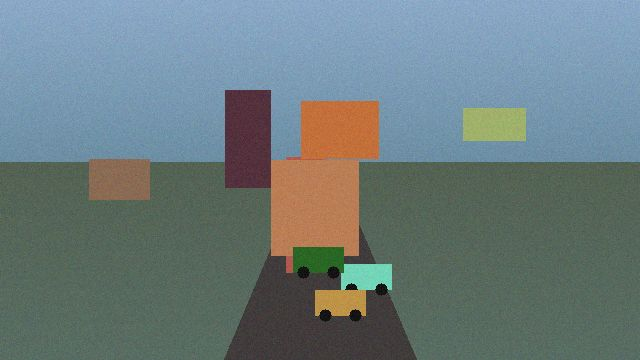
#> input picture backend/app/models_custom/samples/sample_1.jpg, 640 x 360 px; its folder holds only this picture in this run
$ python -i speed.py   (imports and definitions only)
#> lines starting #> are read from the running program, lines starting #| are printed output that depends on the picture
"""
Vehicle speed estimation from a moving drone.
=============================================

Geometry, not a learned model. That is a feature: the result can be explained,
audited, and checked against a second independent measurement - which matters
the moment anyone says the word "enforcement".

THE PROBLEM
    The camera is bolted to an airframe that tilts in order to translate, so
    a vehicle's apparent motion is its real motion plus the drone's. Removing
    the drone's contribution is the entire job.

WHY NOT USE THE IMU
    Because it is aliased. Attitude arrives at 4 Hz over the RF telemetry link
    (telemetry/manager.py: set_rate_attitude_euler at 4.0 when serial) while
    video runs at 30 fps, and the airframe oscillates faster than 4 Hz. The
    per-frame camera orientation simply is not in that signal, and no amount
    of interpolation puts it back.

    The consequences are not subtle. Ground range is h*cot(theta), so range
    error per degree of pitch is h/sin^2(theta): at 50 m and a shallow 20 deg
    depression that is 7.5 m per degree. A tenth of a degree of unmodelled
    jitter between two frames 33 ms apart fabricates ~27 km/h out of nothing.

WHAT IS USED INSTEAD
    The background. Static ground features give the frame-to-frame image warp
    caused by drone motion directly, measured from the pixels at full frame
    rate, needing no telemetry and no timestamp alignment. Attitude and
    altitude are then used only for slowly-varying quantities - the metric
    scale and the ground plane - where 4 Hz is entirely adequate.

ERROR BUDGET (measured, HFOV 70 deg, 1080p, 15-frame window)
    pixel jitter        <1 km/h     - a least-squares slope over 15 samples
                                      averages 1.5 px of box noise down to
                                      almost nothing. Two-frame differencing
                                      would leave several km/h.
    altitude +-1.5 m    15% at 10 m, 3% at 50 m, 1.5% at 100 m
    object ruler        ~4% flat, independent of altitude AND attitude
    -> better than 5% above about 30 m, which is inside the tolerance this
       was built for.
"""
import logging
import math
from collections import deque
from dataclasses import dataclass, field
from typing import Deque, Dict, List, Optional, Sequence, Tuple

import numpy as np

from app.vision.geometry import (
    CameraModel, CameraPose,
    resolve_scale, scale_from_altitude, scale_from_object_width,
)

logger = logging.getLogger("verocore.vision.speed")

# Sparse-flow parameters. Deliberately modest: this runs per frame on CPU
# alongside two neural networks, and a few hundred well-spread corners
# estimate a homography just as well as a few thousand clustered ones.
_MAX_CORNERS = 400
_CORNER_QUALITY = 0.01
_MIN_CORNER_DISTANCE = 12
# Below this many tracked correspondences the homography is not trustworthy -
# happens over water, fresh tarmac, or a featureless field.
_MIN_INLIERS = 12
_RANSAC_REPROJ_PX = 3.0

# A vehicle cannot accelerate from 0 to this in the time between two frames;
# anything above it is a tracker identity swap, not a fast car.
_MAX_PLAUSIBLE_KMH = 250.0

# Below this the direction of travel is noise, not a heading. A stationary
# vehicle still shows a couple of px/s of box jitter, and atan2 of jitter is a
# uniformly random compass bearing - which would then be published as fact and
# would poison the flow consensus that wrong-way detection is built on.
_MIN_HEADING_KMH = 5.0

# How far ahead the vehicle is projected in order to measure where it is going.
# Long enough that the two ground points are separated by far more than the
# projection's own error, short enough that the straight-line assumption holds.
_HEADING_LOOKAHEAD_S = 1.0


# --------------------------------------------------------------------------- #
# Ego-motion                                                                    #
# --------------------------------------------------------------------------- #

class EgoMotionTracker:
    """
    Frame-to-frame background homography.

    Corners are seeded OUTSIDE the tracked target boxes, because a vehicle's
    own features are exactly what must not contribute: include them and the
    homography partly follows the car, which is the one thing that would
    cancel the signal being measured.

    RUNS AT THE CAMERA'S NATIVE RESOLUTION.
        A downscaled path (960 wide, homography rescaled back) was measured
        once as an optimisation - 25.4ms at 1080p vs 6.1ms at 960 - and then
        deliberately reverted: the operator wants every stage running at the
        camera's actual resolution rather than trading accuracy headroom for
        frame budget. The 25.4ms/frame cost is the price of that and is
        accounted for in the per-frame budget alongside YOLO.
    """

    def __init__(self):
        self._prev_gray: Optional[np.ndarray] = None
        self._prev_pts: Optional[np.ndarray] = None
        self.last_inliers: int = 0
        self.last_ok: bool = False

    # [4 lines left out: function reset, not called in this run]

    @staticmethod
    def _background_mask(shape, exclude_boxes: Sequence[Sequence[int]]) -> np.ndarray:
        h, w = shape[:2]
        mask = np.full((h, w), 255, dtype=np.uint8)
        for box in exclude_boxes or ():
            x1, y1, x2, y2 = [int(v) for v in box]
            # Dilated by 15%: a box clips a vehicle's edges, and the corners
            # just outside it still belong to the vehicle, not the road.
            pw, ph = int((x2 - x1) * 0.15), int((y2 - y1) * 0.15)
            mask[max(0, y1 - ph):min(h, y2 + ph),
                 max(0, x1 - pw):min(w, x2 + pw)] = 0
        return mask

    def update(
        self, frame_bgr: np.ndarray, exclude_boxes: Sequence[Sequence[int]] = ()
    ) -> Optional[np.ndarray]:
        """
        3x3 homography mapping PREVIOUS frame pixels to CURRENT frame pixels,
        or None when the background could not be matched.

        None is a normal outcome, not an error: featureless ground, a hard
        exposure change, or a frame drop all produce it, and the caller must
        withhold a speed rather than assume the drone held still.
        """
        import cv2
        gray = cv2.cvtColor(frame_bgr, cv2.COLOR_BGR2GRAY)
        mask = self._background_mask(gray.shape, exclude_boxes)

        # A resolution change (stream renegotiated, source swapped) invalidates
        # the previous frame's points outright - optical flow between two
        # differently-sized pyramids is not a "few pixels off", it is a hard
        # OpenCV assertion failure, so the chain must restart rather than run.
        if self._prev_gray is not None and self._prev_gray.shape != gray.shape:
            self._prev_gray, self._prev_pts = None, None

        if self._prev_gray is None or self._prev_pts is None or len(self._prev_pts) < _MIN_INLIERS:
            self._prev_gray = gray
            self._prev_pts = cv2.goodFeaturesToTrack(
                gray, maxCorners=_MAX_CORNERS, qualityLevel=_CORNER_QUALITY,
                minDistance=_MIN_CORNER_DISTANCE, mask=mask,
            )
            self.last_ok = False
            return None

        nxt, status, _err = cv2.calcOpticalFlowPyrLK(
            self._prev_gray, gray, self._prev_pts, None,
            winSize=(21, 21), maxLevel=3,
        )
        H = None
        if nxt is not None and status is not None:
            keep = status.ravel() == 1
            src = self._prev_pts[keep].reshape(-1, 2)
            dst = nxt[keep].reshape(-1, 2)
            if len(src) >= _MIN_INLIERS:
                H, inlier_mask = cv2.findHomography(
                    src, dst, cv2.RANSAC, _RANSAC_REPROJ_PX
                )
                self.last_inliers = (
                    int(inlier_mask.sum()) if inlier_mask is not None else 0
                )
                if self.last_inliers < _MIN_INLIERS:
                    H = None

        # Re-seed every frame rather than chaining tracked points: LK drift
        # accumulates, and corner detection is cheap next to the two networks
        # already running on this frame.
        self._prev_gray = gray
        self._prev_pts = cv2.goodFeaturesToTrack(
            gray, maxCorners=_MAX_CORNERS, qualityLevel=_CORNER_QUALITY,
            minDistance=_MIN_CORNER_DISTANCE, mask=mask,
        )
        self.last_ok = H is not None
        return H


# --------------------------------------------------------------------------- #
# Per-track velocity                                                           #
# --------------------------------------------------------------------------- #

@dataclass
class SpeedReading:
    kmh: float
    error_pct: float
    reliable: bool
    scale_source: str
    samples: int
    note: str = ""
    # ── Direction of travel ──────────────────────────────────────────────
    # The velocity VECTOR was always computed here; only its magnitude was
    # ever published. Both fields below come from the same least-squares fit
    # at no extra cost, and answer questions the magnitude cannot: which way
    # is this vehicle going, and is it coming at us.
    #
    # None whenever the vehicle is too slow for its direction to mean
    # anything (see _MIN_HEADING_KMH) or the ground projection failed - a
    # guessed heading is worse than no heading, because wrong-way detection
    # is built on top of it.
    #: Compass bearing of travel in degrees, 0=North, 90=East.
    heading_deg: Optional[float] = None
    #: Rate the SLANT RANGE to the camera is shrinking, m/s. Positive means
    #: closing on the drone, negative means opening away from it.
    closing_m_s: Optional[float] = None
    #: Unit vector of travel in CURRENT-FRAME pixels, (dx, dy), y down.
    #:
    #: Carried separately from heading_deg because the two are for different
    #: consumers and neither substitutes for the other. heading_deg is a
    #: compass bearing - right for a log, a report, and comparing two vehicles.
    #: This is where the vehicle is going ON THE PICTURE, which is the only
    #: thing an arrow drawn over the video can honestly point along. Derived
    #: from the same ground projection, so it carries the perspective the raw
    #: pixel velocity would get wrong.
    screen_dir: Optional[Tuple[float, float]] = None

    # [36 lines left out: functions direction, to_dict, not called in this run]


@dataclass
class _TrackHistory:
    """Stabilised positions for one vehicle, in the coordinate frame of the
    window's first frame."""
    times: Deque[float] = field(default_factory=lambda: deque(maxlen=64))
    xs: Deque[float] = field(default_factory=lambda: deque(maxlen=64))
    ys: Deque[float] = field(default_factory=lambda: deque(maxlen=64))
    last_kmh: Optional[float] = None

    # [4 lines left out: function clear, not called in this run]


class SpeedEstimator:
    """
    Speeds for many tracks at once, from one shared ego-motion solution.

    Positions accumulate in a STABILISED frame: each new frame's homography is
    composed into a cumulative transform back to the window's first frame, and
    every target position is mapped through its inverse. Drone motion then
    lives entirely in the transform, and what remains in the stabilised
    coordinates is the vehicle's own motion.

    Cumulative homographies drift, which is precisely why the window is short
    (~0.5 s). Over 15 frames the drift is far below the tracker's own box
    noise; over 10 seconds it would dominate.
    """

    # [10 lines left out: functions __init__, reset, not called in this run]

    def forget(self, track_ids: Sequence[int]) -> None:
        for tid in track_ids:
            self._tracks.pop(tid, None)

    # ---------------------------------------------------------------- #

    # [227 lines left out: functions update, _fit, _bearing, not called in this run]

>>> import cv2
>>> picture = cv2.imread('../models_custom/samples/sample_1.jpg')
#> picture is the input picture: shape (360, 640, 3); mean B, G, R 124.8, 123.6, 107.8
>>> result = EgoMotionTracker().update(picture)
#> in update, `gray = cv2.cvtColor(frame_bgr, cv2.COLOR_BGR2GRAY)`:
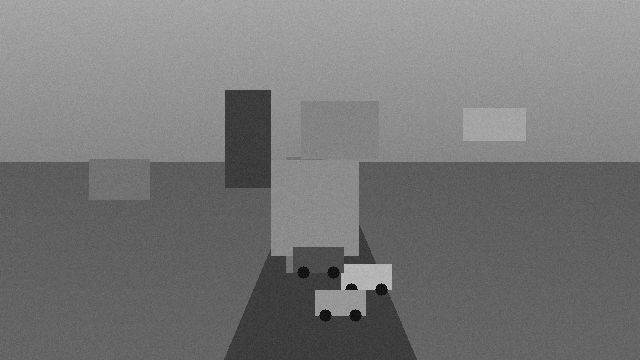
#> gray: shape (360, 640); min 0, max 202, mean 119
#> in update, `self._prev_pts = cv2.goodFeaturesToTrack( gray, maxCorners=_MAX_CORNER..`: self._prev_pts = 46 rows, first 8: [356, 289], [344, 264], [374, 289], [340, 289], [365, 315], [316, 314], [348, 314], [388, 290]

$ run again, on backend/app/models_custom/samples/sample_2.jpg
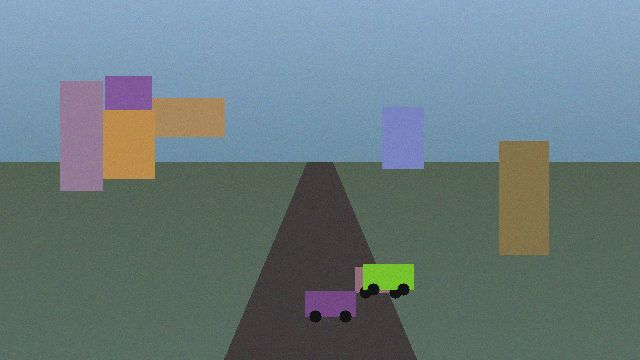
#> input picture backend/app/models_custom/samples/sample_2.jpg, 640 x 360 px
#> picture is the input picture: shape (360, 640, 3); mean B, G, R 126.1, 122.4, 105.3
#> in update, `gray = cv2.cvtColor(frame_bgr, cv2.COLOR_BGR2GRAY)`:
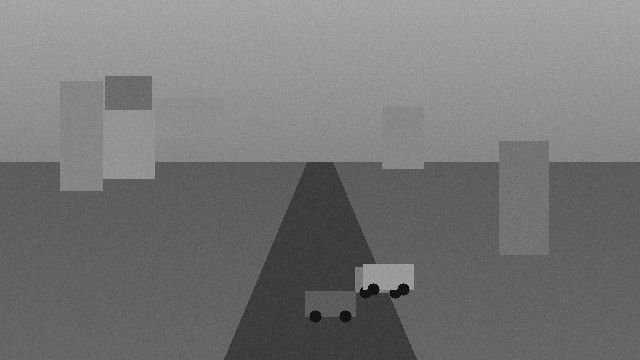
#> gray: shape (360, 640); min 1, max 176, mean 117.7
#> self._prev_pts = 73 rows, first 8: [363, 289], [396, 288], [363, 264], [380, 292], [408, 286], [413, 264], [154, 178], [424, 162]

$ run again, on backend/app/models_custom/samples/sample_3.jpg
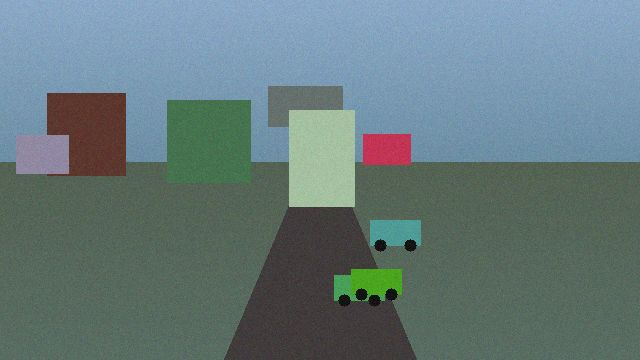
#> input picture backend/app/models_custom/samples/sample_3.jpg, 640 x 360 px
#> picture is the input picture: shape (360, 640, 3); mean B, G, R 123.7, 122, 102
#> in update, `gray = cv2.cvtColor(frame_bgr, cv2.COLOR_BGR2GRAY)`:
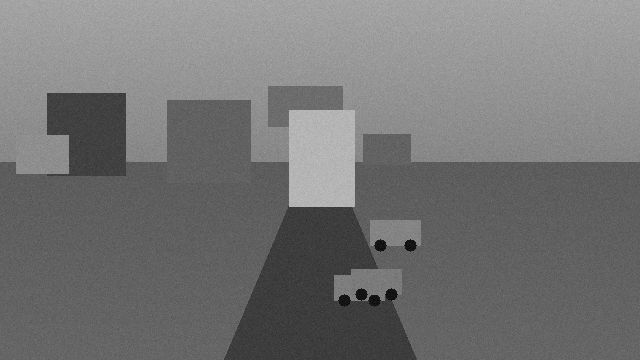
#> gray: shape (360, 640); min 0, max 196, mean 116.2
#> self._prev_pts = 325 rows, first 8: [289, 206], [125, 93], [353, 205], [47, 93], [47, 134], [68, 135], [289, 110], [350, 274]
